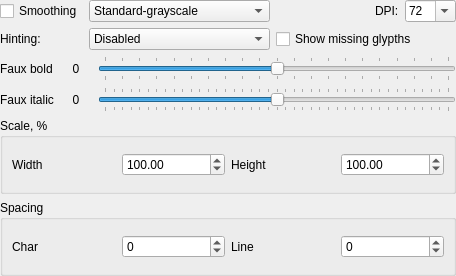
<?xml version="1.0" encoding="UTF-8"?>
<ui version="4.0">
 <class>FontOptionsFrame</class>
 <widget class="QWidget" name="FontOptionsFrame">
  <property name="geometry">
   <rect>
    <x>0</x>
    <y>0</y>
    <width>456</width>
    <height>276</height>
   </rect>
  </property>
  <property name="sizePolicy">
   <sizepolicy hsizetype="Preferred" vsizetype="Minimum">
    <horstretch>0</horstretch>
    <verstretch>0</verstretch>
   </sizepolicy>
  </property>
  <property name="windowTitle">
   <string>Frame</string>
  </property>
  <property name="locale">
   <locale language="English" country="UnitedStates"/>
  </property>
  <layout class="QVBoxLayout" name="verticalLayout">
   <property name="sizeConstraint">
    <enum>QLayout::SetMinimumSize</enum>
   </property>
   <property name="leftMargin">
    <number>0</number>
   </property>
   <property name="topMargin">
    <number>0</number>
   </property>
   <property name="rightMargin">
    <number>0</number>
   </property>
   <property name="bottomMargin">
    <number>0</number>
   </property>
   <item>
    <layout class="QGridLayout" name="gridLayout_4">
     <item row="0" column="0">
      <widget class="QCheckBox" name="checkBoxSmoothing">
       <property name="text">
        <string>Smoothing</string>
       </property>
      </widget>
     </item>
     <item row="1" column="2" colspan="3">
      <widget class="QCheckBox" name="checkBoxMissingGlypths">
       <property name="text">
        <string>Show missing glypths</string>
       </property>
      </widget>
     </item>
     <item row="0" column="4">
      <widget class="QComboBox" name="comboBoxDPI">
       <property name="editable">
        <bool>true</bool>
       </property>
       <item>
        <property name="text">
         <string>72</string>
        </property>
       </item>
       <item>
        <property name="text">
         <string>96</string>
        </property>
       </item>
       <item>
        <property name="text">
         <string>100</string>
        </property>
       </item>
       <item>
        <property name="text">
         <string>110</string>
        </property>
       </item>
       <item>
        <property name="text">
         <string>120</string>
        </property>
       </item>
       <item>
        <property name="text">
         <string>128</string>
        </property>
       </item>
      </widget>
     </item>
     <item row="0" column="2">
      <spacer name="horizontalSpacer">
       <property name="orientation">
        <enum>Qt::Horizontal</enum>
       </property>
       <property name="sizeHint" stdset="0">
        <size>
         <width>40</width>
         <height>20</height>
        </size>
       </property>
      </spacer>
     </item>
     <item row="0" column="3">
      <widget class="QLabel" name="label_5">
       <property name="text">
        <string>DPI:</string>
       </property>
      </widget>
     </item>
     <item row="1" column="0">
      <widget class="QLabel" name="label_7">
       <property name="text">
        <string>Hinting:</string>
       </property>
      </widget>
     </item>
     <item row="1" column="1">
      <widget class="QComboBox" name="comboBox_Hinting">
       <item>
        <property name="text">
         <string>Disabled</string>
        </property>
       </item>
       <item>
        <property name="text">
         <string>Default</string>
        </property>
       </item>
       <item>
        <property name="text">
         <string>ForceFreetypeAutohinting</string>
        </property>
       </item>
       <item>
        <property name="text">
         <string>DisableFreetypeAutohinting</string>
        </property>
       </item>
      </widget>
     </item>
     <item row="0" column="1">
      <widget class="QComboBox" name="comboBoxAA">
       <item>
        <property name="text">
         <string>Standard-grayscale</string>
        </property>
       </item>
       <item>
        <property name="text">
         <string>Light</string>
        </property>
       </item>
       <item>
        <property name="text">
         <string>LCD horizontal</string>
        </property>
       </item>
       <item>
        <property name="text">
         <string>LCD vertical</string>
        </property>
       </item>
      </widget>
     </item>
    </layout>
   </item>
   <item>
    <layout class="QGridLayout" name="gridLayout_3" columnminimumwidth="0,0,0">
     <property name="sizeConstraint">
      <enum>QLayout::SetMinimumSize</enum>
     </property>
     <item row="3" column="2">
      <widget class="QSlider" name="horizontalSliderBold">
       <property name="minimum">
        <number>-10</number>
       </property>
       <property name="maximum">
        <number>10</number>
       </property>
       <property name="pageStep">
        <number>2</number>
       </property>
       <property name="tracking">
        <bool>true</bool>
       </property>
       <property name="orientation">
        <enum>Qt::Horizontal</enum>
       </property>
       <property name="tickPosition">
        <enum>QSlider::TicksBothSides</enum>
       </property>
      </widget>
     </item>
     <item row="3" column="0">
      <widget class="QLabel" name="labelBold_t">
       <property name="text">
        <string>Faux bold</string>
       </property>
       <property name="buddy">
        <cstring>horizontalSliderBold</cstring>
       </property>
      </widget>
     </item>
     <item row="4" column="2">
      <widget class="QSlider" name="horizontalSliderItalic">
       <property name="minimum">
        <number>-20</number>
       </property>
       <property name="maximum">
        <number>20</number>
       </property>
       <property name="orientation">
        <enum>Qt::Horizontal</enum>
       </property>
       <property name="tickPosition">
        <enum>QSlider::TicksBothSides</enum>
       </property>
      </widget>
     </item>
     <item row="4" column="0">
      <widget class="QLabel" name="label_3">
       <property name="text">
        <string>Faux italic</string>
       </property>
       <property name="buddy">
        <cstring>horizontalSliderItalic</cstring>
       </property>
      </widget>
     </item>
     <item row="3" column="1">
      <widget class="QLabel" name="labelBold">
       <property name="minimumSize">
        <size>
         <width>32</width>
         <height>0</height>
        </size>
       </property>
       <property name="text">
        <string>0</string>
       </property>
       <property name="textFormat">
        <enum>Qt::PlainText</enum>
       </property>
       <property name="alignment">
        <set>Qt::AlignCenter</set>
       </property>
      </widget>
     </item>
     <item row="4" column="1">
      <widget class="QLabel" name="labelItalic">
       <property name="minimumSize">
        <size>
         <width>32</width>
         <height>0</height>
        </size>
       </property>
       <property name="text">
        <string>0</string>
       </property>
       <property name="textFormat">
        <enum>Qt::PlainText</enum>
       </property>
       <property name="alignment">
        <set>Qt::AlignCenter</set>
       </property>
      </widget>
     </item>
    </layout>
   </item>
   <item>
    <widget class="QGroupBox" name="groupBox_2">
     <property name="sizePolicy">
      <sizepolicy hsizetype="Preferred" vsizetype="Minimum">
       <horstretch>0</horstretch>
       <verstretch>0</verstretch>
      </sizepolicy>
     </property>
     <property name="title">
      <string>Scale, %</string>
     </property>
     <layout class="QGridLayout" name="gridLayout">
      <item row="0" column="0">
       <widget class="QLabel" name="label_6">
        <property name="text">
         <string>Width</string>
        </property>
        <property name="buddy">
         <cstring>doubleSpinBoxWidth</cstring>
        </property>
       </widget>
      </item>
      <item row="0" column="2">
       <widget class="QLabel" name="label">
        <property name="text">
         <string>Height</string>
        </property>
        <property name="buddy">
         <cstring>doubleSpinBoxHeight</cstring>
        </property>
       </widget>
      </item>
      <item row="0" column="1">
       <widget class="QDoubleSpinBox" name="doubleSpinBoxWidth">
        <property name="alignment">
         <set>Qt::AlignLeading|Qt::AlignLeft|Qt::AlignVCenter</set>
        </property>
        <property name="maximum">
         <double>200.000000000000000</double>
        </property>
        <property name="value">
         <double>100.000000000000000</double>
        </property>
       </widget>
      </item>
      <item row="0" column="3">
       <widget class="QDoubleSpinBox" name="doubleSpinBoxHeight">
        <property name="maximum">
         <double>200.000000000000000</double>
        </property>
        <property name="value">
         <double>100.000000000000000</double>
        </property>
       </widget>
      </item>
     </layout>
    </widget>
   </item>
   <item>
    <widget class="QGroupBox" name="groupBox">
     <property name="title">
      <string>Spacing</string>
     </property>
     <layout class="QGridLayout" name="gridLayout_5">
      <item row="0" column="0">
       <widget class="QLabel" name="label_2">
        <property name="text">
         <string>Char</string>
        </property>
        <property name="buddy">
         <cstring>spinBoxCharSpacing</cstring>
        </property>
       </widget>
      </item>
      <item row="0" column="1">
       <widget class="QSpinBox" name="spinBoxCharSpacing">
        <property name="minimum">
         <number>-99</number>
        </property>
       </widget>
      </item>
      <item row="0" column="2">
       <widget class="QLabel" name="label_4">
        <property name="text">
         <string>Line</string>
        </property>
        <property name="buddy">
         <cstring>spinBoxLineSpacing</cstring>
        </property>
       </widget>
      </item>
      <item row="0" column="3">
       <widget class="QSpinBox" name="spinBoxLineSpacing">
        <property name="minimum">
         <number>-99</number>
        </property>
       </widget>
      </item>
     </layout>
    </widget>
   </item>
  </layout>
 </widget>
 <resources/>
 <connections/>
</ui>
